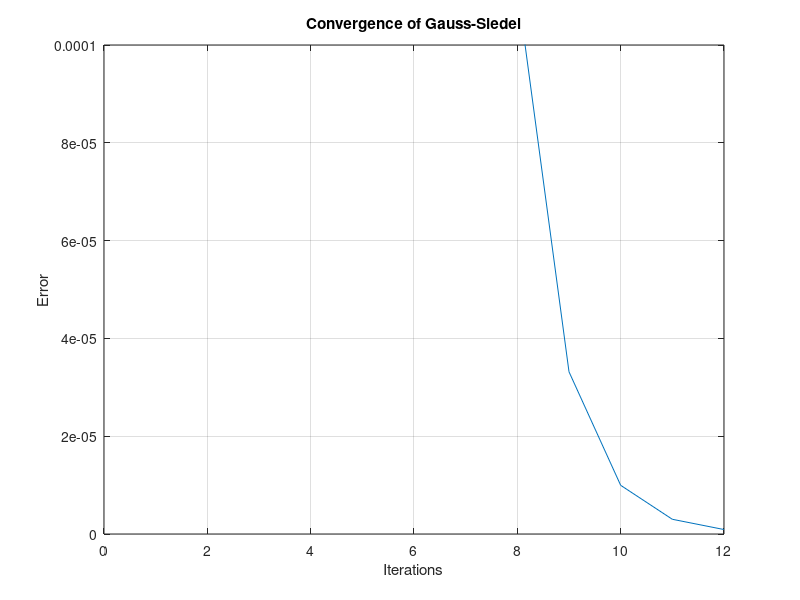

Write the MATLAB code that produced this figure.
%Gauss-Siedel Method in MATLAB
%Author:R Abhinandan
%AM.EN.U4ME18040 
A=[4 2 3 8; 3 -5 2 -14; -2 3 8 27]; %Enter a Diagonally-Dominant Matrix (Augmented) and don't use this
x1=[0;0;0]; %Enter your initial guesses
tol=10^-6; n=3; k = 1;
while  k <= 100
    for i = 1 : n
        s = 0;
        for j = 1 : n
            s = s-A(i,j)*x1(j);
        end
        s = (s+A(i,n+1))/A(i,i);
        x1(i) = x1(i) + s;
    end
    err(k)= abs(s);
    if abs(s) <= tol
        break;
    else
        k = k+1;
    end
end
disp(x1);
figure
plot(err)
grid on
title('Convergence of Gauss-Siedel')
ylabel('Error')
xlabel('Iterations')
axis ([0 12 0 10e-5]) %Change the '12' as per the 'k' value in the workspace, ie no of iterations required to compute the solution 
